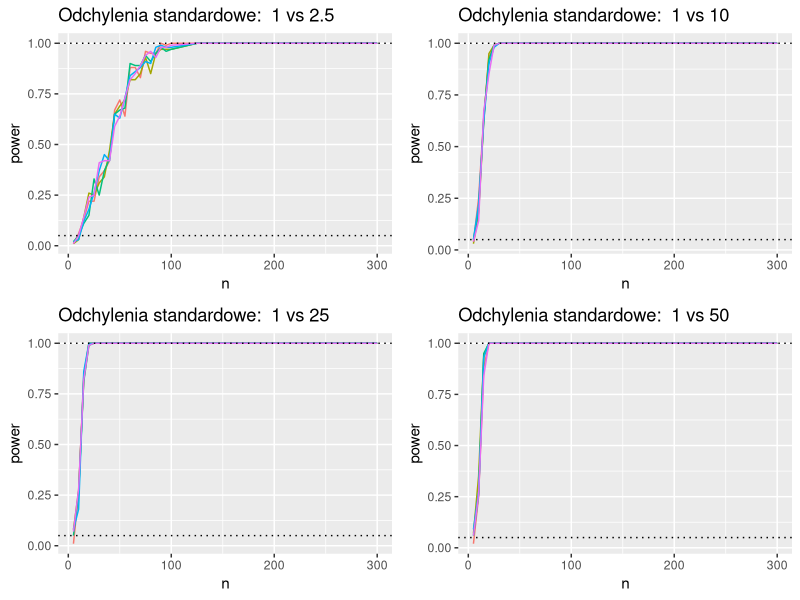
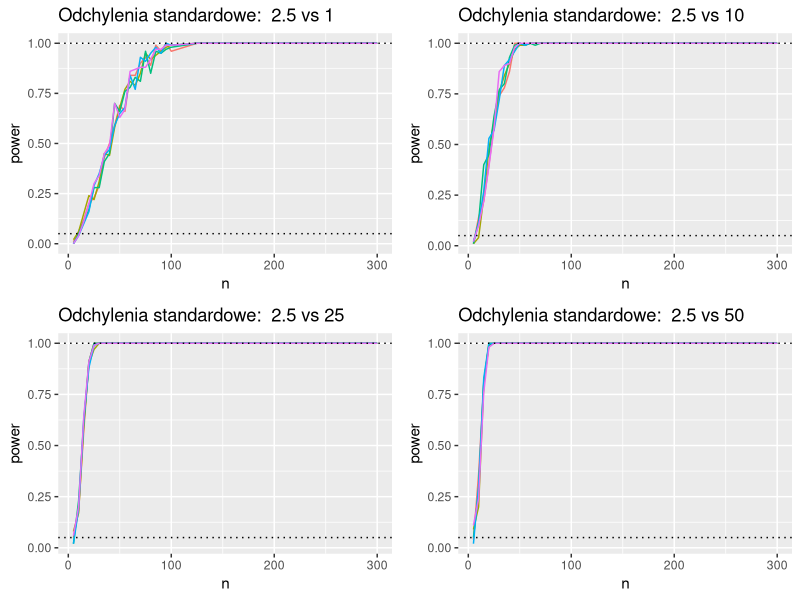
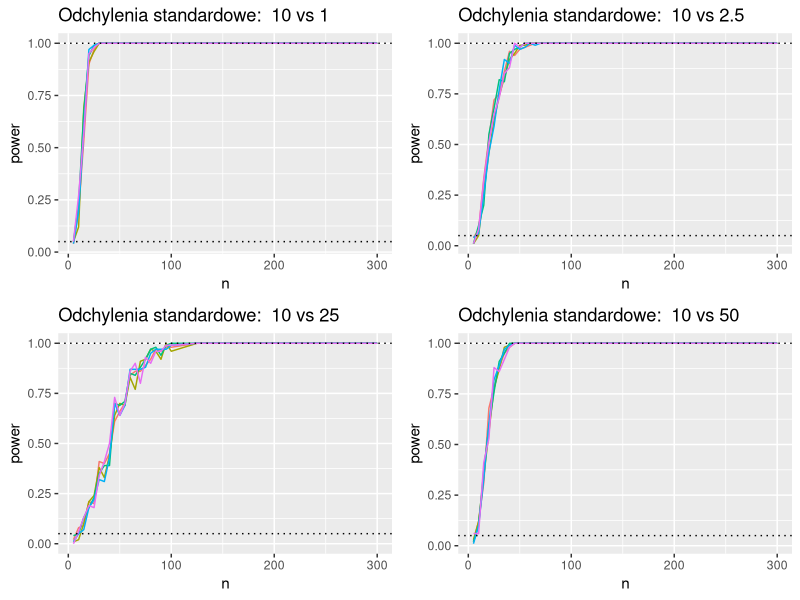

Here is the R script that generated these plots, in order: (Note: a time limit stopped this script after it produced the figures.)
## ---- chunk 1
knitr::opts_chunk$set(cache = TRUE, warning = FALSE)
## ---- chunk 2
library(ggplot2)
library(gridExtra)
library(grid)
power_fun <- function(n, m, s1, s2){
  mean(
    sapply(1:100, function(i) {
      sample1 = rnorm(n, m, s1) 
      sample2 = rnorm(n, m, s2)
      ks.test(sample1,sample2)$p.val < 0.05 
    })
  )
}

s1_seq = c(1,2.5,10,25,50)
s2_seq = c(1,2.5,10,25,50)
m_seq = c(0,5,25,50,100)
n_seq = c(seq(5,100,5),seq(125,300,25))
for(s1 in s1_seq){
  plots <- c()
  i = 1
  for(s2 in s2_seq){
    if(s1 == s2){next}
    data_list <- NULL
    data <- NULL
    data_list <-
      lapply(n_seq, function(n){
        data.frame(
          n = n,
          m = m_seq,
          power = sapply(m_seq, function(m) power_fun(n, m, s1, s2))
        )  
      })
    data <- do.call(rbind, data_list)
    plots[[i]] <- ggplot(data = data, aes(x=n,y=power, color = factor(m))) +
      geom_line() + 
      geom_hline(yintercept=0.05, linetype='dotted') + 
      geom_hline(yintercept=1, linetype='dotted') +
      guides(color = FALSE) +
      ggtitle(paste("Odchylenia standardowe: ",s1,'vs',s2)) + labs(col = "Wartość oczekiwana")
    i <- i + 1
  }
  grid.arrange(plots[[1]],plots[[2]],plots[[3]],plots[[4]], ncol=2)
}
